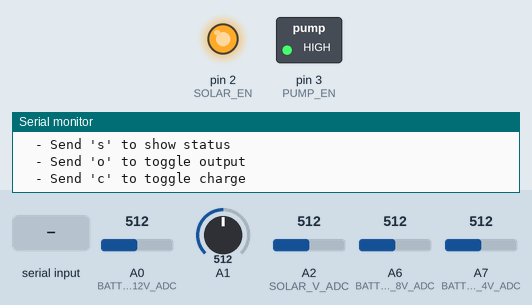
Bench run of a program on a simulated Arduino Pro Mini, built with avr-gcc and run on an emulated ATmega328P. Shown: switched loads named in the program (green lamp = pin HIGH), output pins drawn as LEDs (lit = HIGH), the last lines printed to the serial monitor. The inputs (shaded band) are chosen by the test bench; at power-on: A2 (SOLAR_V_ADC) = 512, A0 (BATTERY_12V_ADC) = 512, A1 = 512, A6 (BATTERY_8V_ADC) = 512, A7 (BATTERY_4V_ADC) = 512.

Above: at 1.2 s.
1.3 s: "o" received over Serial
At 2.2 s:
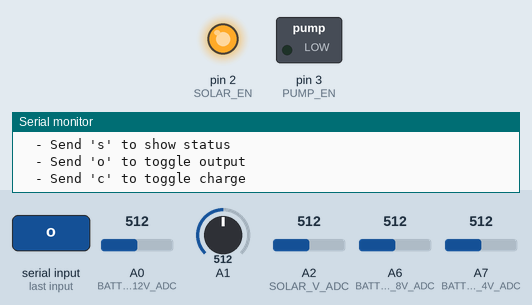
6.9 s: A2 (SOLAR_V_ADC) set to 54
11.6 s: A2 (SOLAR_V_ADC) set to 46
At 16.6 s:
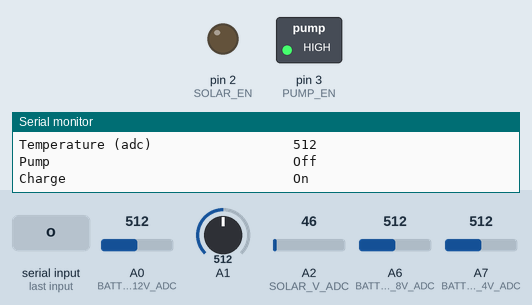
16.9 s: A0 (BATTERY_12V_ADC) set to 621
21.6 s: A0 (BATTERY_12V_ADC) set to 646
At 26.6 s:
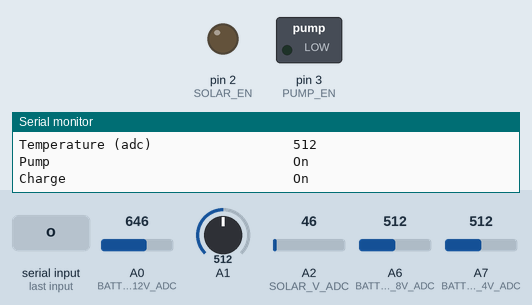
26.9 s: "c" received over Serial
At 27.7 s:
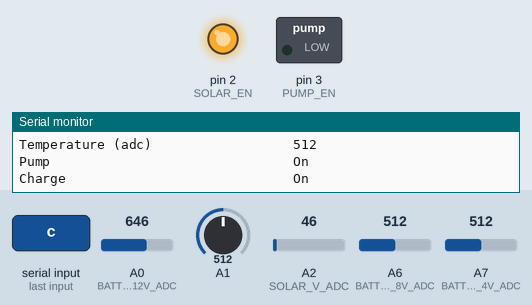
Timing chart, 0 to 29.4 s (numbered marks = the images above; inputs shaded):
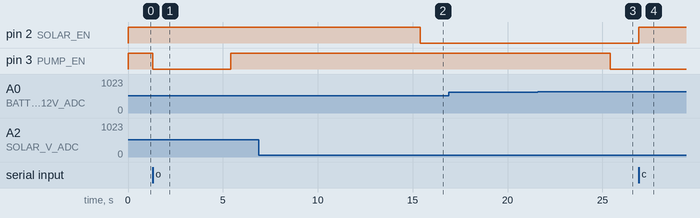

The program:

main.cpp
```cpp
#include <Arduino.h>
#include <Wire.h>
#include "NtcSensor.h"


#define BATTERY_12V_ADC A0
#define BATTERY_8V_ADC A6
#define BATTERY_4V_ADC A7
#define TEMP_V_ADC A1
#define SOLAR_V_ADC A2
// Ignore the precision, its not relevant or valid,
// Max voltage = 3.3*(top+bottom)/bottom
// mv/bit = (3.3/1024)*(top+bottom)/bottom
#define BATTERY_12V_SCALE 18.834778  // Top=100K/ Bottom=22 maxv=18.3 mv/bit= 17.87109375
// adjustment 17.87109375*12110/11491=18.833778201

#define BATTERY_8V_SCALE 10.521510       // Top=100K bottom=47 maxv = 10.3212765957, mv/bit = 10.0793716755
// adjustment 10.079371676*8070/7730.88=10.521509767
#define BATTERY_4V_SCALE 4.920638    // Top=46K Bottom=100K  direct    maxv = 6.1097826087, mv/bit = 5.9665845788
// adjustment 5.9665845788*4030/4886.63=4.92063771
#define SOLAR_SCALE 18.804355       // Top=100K/ Bottom=22 maxv=18.3 mv/bit= 17.87109375
// adjustment 17.87109375*12110/11508.98=18.804354974

#define SOLAR_EN 2
#define PUMP_EN 3

#define STANDBY 0
#define CHARGING 1
#define DISCHARGING 2

float adc4v, adc8v, packVoltage;
int16_t lightLevel = 500;


int chargeState = CHARGING;
int pumpEnable = HIGH;
int solarEnable = HIGH;

NtcSensor temperature(TEMP_V_ADC);


void showHelp() {
  Serial.println(F("Lipo voltage switch"));
  Serial.println(F("  - Send 'h' to show this message"));
  Serial.println(F("  - Send 's' to show status"));
  Serial.println(F("  - Send 'o' to toggle output"));
  Serial.println(F("  - Send 'c' to toggle charge"));
}

void heading(const __FlashStringHelper * txt) {
  Serial.print(txt);
  uint8_t l = 35 - strlen_P((const char*)txt);
  while(l> 0 ) {
    Serial.print(' ');
    l--;
  }
  Serial.print("");
}


void readSensors() {
  adc4v = BATTERY_4V_SCALE*analogRead(BATTERY_4V_ADC);
  delay(100);
  adc8v = BATTERY_8V_SCALE*analogRead(BATTERY_8V_ADC);
  delay(100);
  packVoltage = BATTERY_12V_SCALE*analogRead(BATTERY_12V_ADC);
  delay(100);
  lightLevel = analogRead(SOLAR_V_ADC);
  delay(100);
  temperature.update();
}


void showStatus() {
  readSensors();
  heading(F("Light Level"));Serial.println(lightLevel);
  heading(F("Pack Voltage (mv)"));Serial.println(packVoltage);
  heading(F("ADC 4v"));Serial.println(adc4v);
  heading(F("ADC 8v"));Serial.println(adc8v);
  heading(F("ADC 12v"));Serial.println(packVoltage);
  heading(F("Cell 1 (mv)"));Serial.println(adc4v);
  heading(F("Cell 2 (mv)"));Serial.println(adc8v-adc4v);
  heading(F("Cell 3 (mv)"));Serial.println(packVoltage-adc8v);
  heading(F("Temperature (C)"));Serial.println(temperature.getC());
  heading(F("Temperature (adc)"));Serial.println(temperature.getReading());
  heading(F("Pump"));Serial.println(pumpEnable?"Off":"On");
  heading(F("Charge"));Serial.println(solarEnable?"Off":"On");
}


void checkCommand() {
  if (Serial.available()) {
    char chr = Serial.read();
    switch ( chr ) {
      case 'h': showHelp(); break;
      case 's': showStatus(); break;
      case 'o':
        pumpEnable = pumpEnable?LOW:HIGH;
        digitalWrite(PUMP_EN, pumpEnable);
        break;
      case 'c':
        solarEnable = solarEnable?LOW:HIGH;
        digitalWrite(SOLAR_EN, solarEnable);
        break;
    }
  }
}


void setup() {
  Serial.begin(115200);
  pinMode(PUMP_EN, OUTPUT);
  digitalWrite(PUMP_EN, HIGH);
  pinMode(SOLAR_EN, OUTPUT);
  digitalWrite(SOLAR_EN, HIGH);
  showHelp();

}

bool checkOperatingConditions() {
  if ( temperature.getC() <= 4.0  ) {
    return false;
  } else if ( lightLevel > 50 ) { // to dark.
    return false;
  } else {
    return true;
  }
}


void loop() {
  static unsigned long lastUpdate = 0;
  checkCommand();
  unsigned long now = millis();
  if ( now -lastUpdate > 5000 ) {
    lastUpdate = now;
    readSensors();

      /*
      Battery state. 100% is 4.2v per cell.
      3.99 is 80%
      2.75 os 10%
      BMS will disconnect if the charge voltage goes too high, so
      we probably dont really need to disconnect the solar.

      If the solar output is > 12.6 then the pump can be on regardless.
      Otherwise it depends on the battery state.
        If the battery is 4v per cell then pump should go on till the voltage drops to 3v/cell at which point it should
        turn off
      */

    switch(chargeState) {
      case STANDBY:
        if ( checkOperatingConditions()  ) {
          chargeState = CHARGING;
          pumpEnable = HIGH;
          solarEnable = LOW;
          digitalWrite(PUMP_EN, pumpEnable);
          digitalWrite(SOLAR_EN, solarEnable);
          Serial.print(millis());
          Serial.println(F("Solar on "));
          showStatus();
        }
        break;
      case CHARGING:
        if ( !checkOperatingConditions() ) {
          chargeState = STANDBY;
          pumpEnable = HIGH;
          solarEnable = HIGH;
          digitalWrite(PUMP_EN, pumpEnable);
          digitalWrite(SOLAR_EN, solarEnable);
          Serial.print(millis());
          Serial.println(F("Too Cold or too dark"));
          showStatus();
        } else if (packVoltage >= 12000 ) {
          chargeState = DISCHARGING;
          pumpEnable = LOW;
          solarEnable = LOW;
          digitalWrite(PUMP_EN, pumpEnable);
          digitalWrite(SOLAR_EN, solarEnable);
          Serial.print(millis());
          Serial.println(F("Pump turned on "));
          showStatus();
        }
        break;
      case DISCHARGING:
        if ( !checkOperatingConditions() ) {
          chargeState = STANDBY;
          pumpEnable = HIGH;
          solarEnable = HIGH;
          digitalWrite(PUMP_EN, pumpEnable);
          digitalWrite(SOLAR_EN, solarEnable);
          Serial.print(millis());
          Serial.println(F("Too Cold or too dark"));
          showStatus();
        } else if (packVoltage <= 10500 ) {
          chargeState = CHARGING;
          pumpEnable = HIGH;
          solarEnable = LOW;
          digitalWrite(PUMP_EN, HIGH);
          digitalWrite(SOLAR_EN, LOW);
          Serial.print(millis());
          Serial.println(F("Pump turned off "));
          showStatus();
        }
        break;
    }
    for(int i = 0; i < (chargeState+1); i++) {
      digitalWrite(13,HIGH);
      delay(100);
      digitalWrite(13,LOW);
      delay(100);
    }
  }
}
```

Measured:
- the behaviour switches between 51 and 50 on A2 (SOLAR_V_ADC) (found by bisection; images 1 and 2)
- the behaviour switches between 637 and 638 on A0 (BATTERY_12V_ADC) (found by bisection; images 2 and 3)
- after the input at 1.3 s, pin 3 (PUMP_EN): HIGH → LOW at once, → HIGH 4.1 s later
- after the input at 6.9 s, every drawn part: stays the same
- after the input at 11.6 s, pin 2 (SOLAR_EN): HIGH → LOW after 3.8 s
- after the input at 16.9 s, every drawn part: stays the same
- after the input at 21.6 s, pin 3 (PUMP_EN): HIGH → LOW after 3.8 s
- after the input at 26.9 s, pin 2 (SOLAR_EN): LOW → HIGH at once
